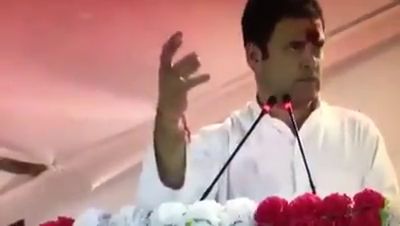
#> input picture frame 61 of aloo_sona.mp4, 400 x 226 px, given in place of the camera
$ python Track_object.py
#> lines starting #> are read from the running program, lines starting #| are printed output that depends on the picture; after the words box and inside, x2 and y2 are one past the last pixel; in counts of white or black regions, pixels touching at a corner belong together
import cv2
import numpy as np
from collections import deque
import imutils


cap = cv2.VideoCapture(0)
fourcc = cv2.VideoWriter_fourcc(*'XVID')
tracking = cv2.VideoWriter('Blue.avi', fourcc, 9.0,(640,480))
font = cv2.FONT_HERSHEY_SIMPLEX
pts = deque(maxlen=25)
lower_blue = np.array([110, 50, 50])
upper_blue = np.array([130, 255, 255])

while (True):

    _, frame = cap.read()
#> frame is the input picture: shape (226, 400, 3); mean B, G, R 137, 142.3, 188
    frame = imutils.resize(frame,600)
#> frame: shape (339, 600, 3)
    blur = cv2.GaussianBlur(frame,(11,11),0)
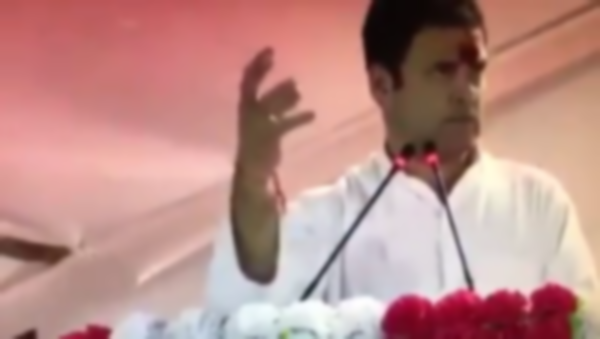
#> blur: shape (339, 600, 3); mean B, G, R 137.1, 142.4, 188.1
    hsv = cv2.cvtColor(frame, cv2.COLOR_BGR2HSV)
#> hsv: shape (339, 600, 3); mean H, S, V 44.4, 82.4, 189.3
    mask = cv2.inRange(hsv, lower_blue, upper_blue)
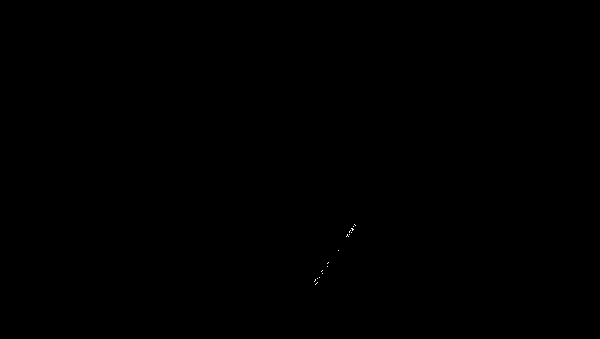
#> mask: shape (339, 600); 0.02% white in thin lines or dots, all inside (x1, y1, x2, y2) = (314, 224, 356, 285)
    mask=cv2.erode(mask,None,iterations=3)
#> mask: shape (339, 600); every value is 0
    mask = cv2.dilate(mask,None,iterations=2)
    contours = cv2.findContours(mask.copy(),cv2.RETR_EXTERNAL,cv2.CHAIN_APPROX_SIMPLE)[-2]
#> contours = []

    centre = None
    if(len(contours)) > 0:
        c=max(contours, key=cv2.contourArea)
        ((x,y),radius)=cv2.minEnclosingCircle(c)
        M=cv2.moments(c)
        centre = (int(M['m10']/M['m00']), int(M['m01']/M['m00']))
        print(centre)

        if radius > 5:
            cv2.circle(frame,(int(x), int(y)),int(radius),(0,255,255),2)
            cv2.circle(frame,centre, 5 ,(0,0,255),-1)
        pts.append(centre)
        if(x  < 40):
            print("\ngo left\n")
            cv2.putText(frame, 'left', (280,200), font, 1, (255, 255, 255), 2, cv2.LINE_AA)
        elif(x > 520) :
            print("\ngo right\n")
            cv2.putText(frame, 'right', (280,200), font, 1, (255, 255, 255), 2, cv2.LINE_AA)
        elif(y < 40):
            print("\nmove front\n")
            cv2.putText(frame, 'front', (280,200), font, 1, (255, 255, 255), 2, cv2.LINE_AA)
        elif(y > 400):
            print("\nmove back\n")
            cv2.putText(frame, 'back', (280,200), font, 1, (255, 255, 255), 2, cv2.LINE_AA)
        else:
            print( '\n pause \n')
            cv2.putText(frame, 'pause', (280, 200), font, 1, (255, 255, 255), 2, cv2.LINE_AA)
        for i in xrange (1,len(pts)):
            if pts[i-1] is None or pts[i] is None :
                continue
            thickness = 2
            cv2.line(frame,pts[i-1],pts[i],(0,0,255),thickness)
    cv2.imshow('frame', frame)
    cv2.imshow('mask', mask)
    tracking.write(frame)

    k = cv2.waitKey(5) & 0xFF
#> (key Esc is pressed here)
    if k == 27:
        break

cv2.destroyAllWindows()
cap.release()
tracking.release()

$ run again, starting later in the video
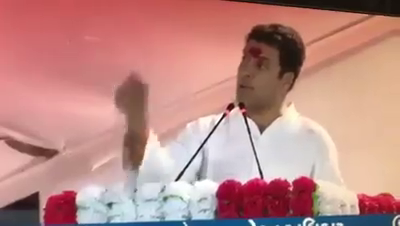
#> input picture frame 488 of aloo_sona.mp4, 400 x 226 px, given in place of the camera
#> frame is the input picture: shape (226, 400, 3); mean B, G, R 134.7, 139.7, 190.3
#> `blur = cv2.GaussianBlur(frame,(11,11),0)`:
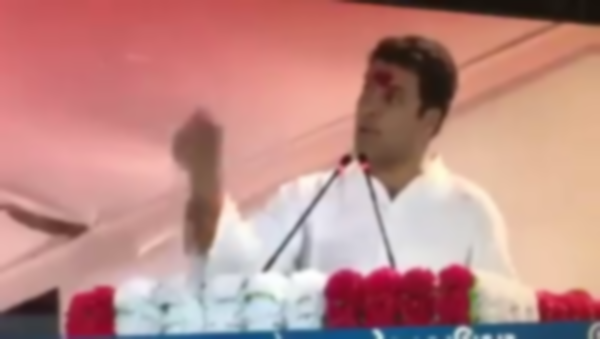
#> blur: shape (339, 600, 3); mean B, G, R 134.8, 139.8, 190.4
#> hsv: shape (339, 600, 3); mean H, S, V 50.8, 91.5, 194
#> contours = [[[0, 334], [0, 338], [13, 338], [13, 334]]]
#> c = [[0, 334], [0, 338], [13, 338], [13, 334]]
#> x = 6.5; y = 336; radius = 6.8
#> M = moments, m00 52, centre m10/m00, m01/m00 = (6.5, 336)
#> centre = (6, 336)
#| (6, 336)
#> `cv2.putText(frame, 'left', (280,200), font, 1, (255, 255, 255), 2, cv2..`:
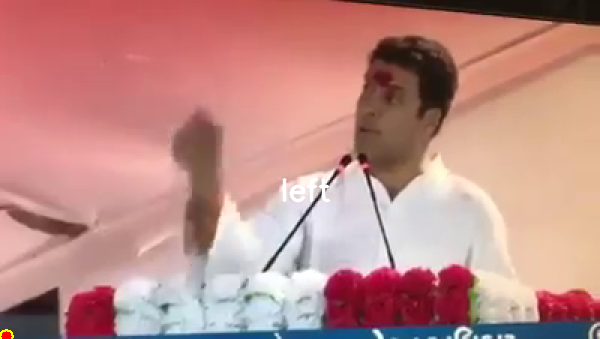
#> frame: shape (339, 600, 3); mean B, G, R 134.9, 139.9, 190.6
